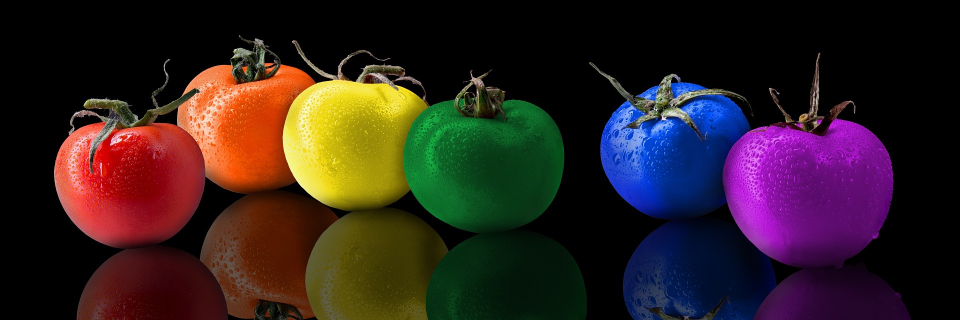
#> input picture images/fruit_1.jpg, 1920 x 640 px (shown at 1/2 size)
$ python transform_1.py
#> lines starting #> are read from the running program, lines starting #| are printed output that depends on the picture
import cv2
import numpy as np

src = cv2.imread("images/fruit_1.jpg", cv2.IMREAD_COLOR)
#> src is the input picture: shape (640, 1920, 3); mean B, G, R 31.7, 32.7, 48.2
height, width, channel = src.shape
#> height = 640; width = 1920; channel = 3
print(src.shape)
#| (640, 1920, 3)

srcPoint = np.array([[300, 200], [400, 200], [500, 500], [200, 500]], dtype=np.float32)
dstPoint = np.array([[0, 0], [width, 0], [width, height], [0, height]], dtype=np.float32)


matrix = cv2.getPerspectiveTransform(srcPoint, dstPoint)
dst = cv2.warpPerspective(src, matrix, (width, height))
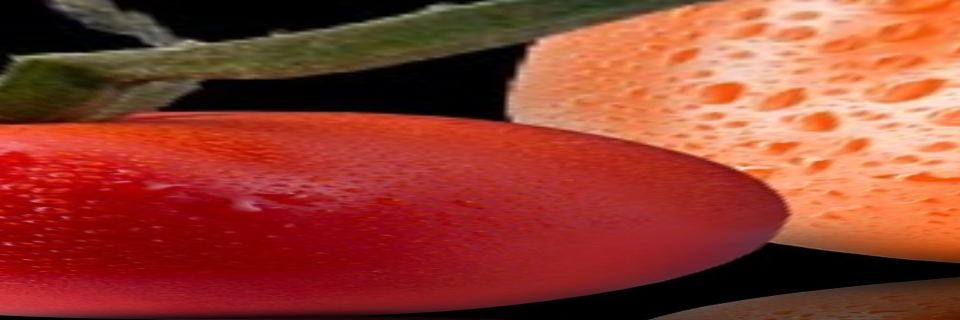
#> dst: shape (640, 1920, 3) (shown at 1/2 size); mean B, G, R 47.6, 62.9, 147.5

dst2 = cv2.resize(dst, dsize=(0, 0), fx=0.5, fy=0.5, interpolation=cv2.INTER_LINEAR)
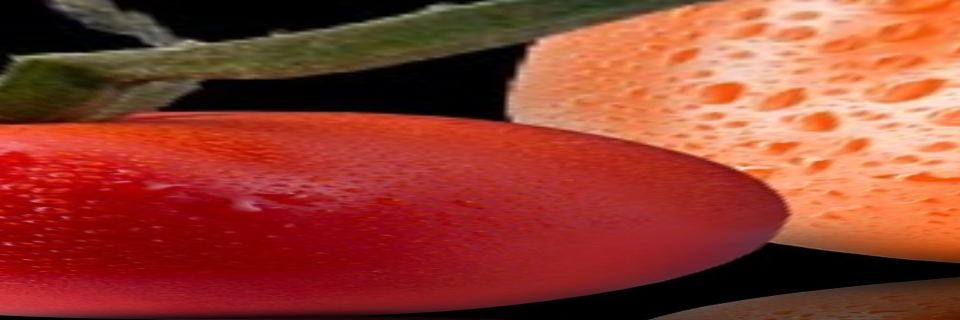
#> dst2: shape (320, 960, 3); mean B, G, R 47.7, 63, 147.6

cv2.imshow("dst2", dst2)
cv2.waitKey()
cv2.destroyAllWindows()

$ run again, with images/ian_n_hyun.jpg copied over images/fruit_1.jpg
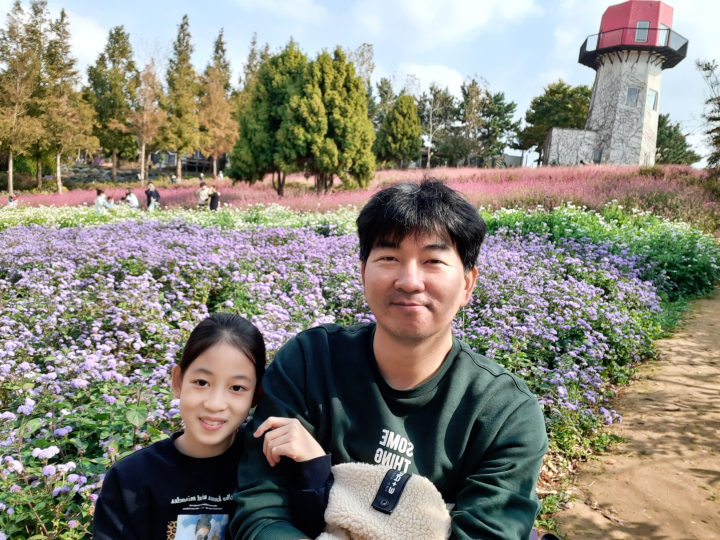
#> input picture images/ian_n_hyun.jpg, 1440 x 1080 px (shown at 1/2 size)
#> src is the input picture: shape (1080, 1440, 3); mean B, G, R 121.7, 134, 136.5
#| (1080, 1440, 3)
#> `dst = cv2.warpPerspective(src, matrix, (width, height))`:
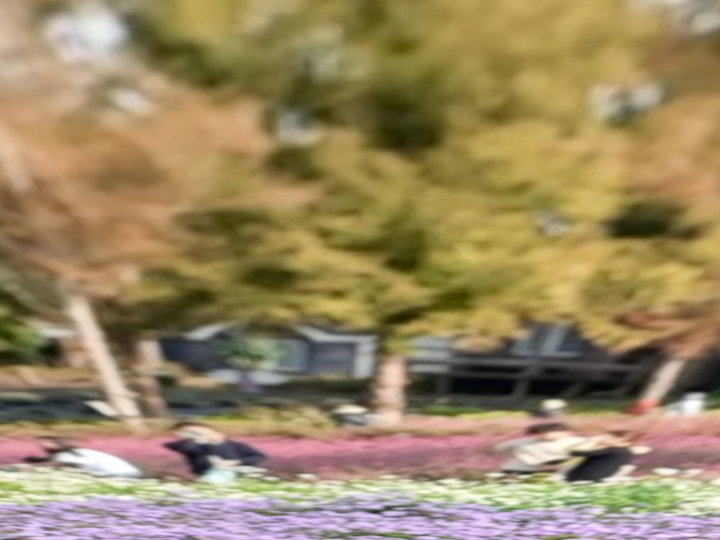
#> dst: shape (1080, 1440, 3) (shown at 1/2 size); mean B, G, R 97.9, 134.7, 153.7
#> `dst2 = cv2.resize(dst, dsize=(0, 0), fx=0.5, fy=0.5, interpolation=cv2..`:
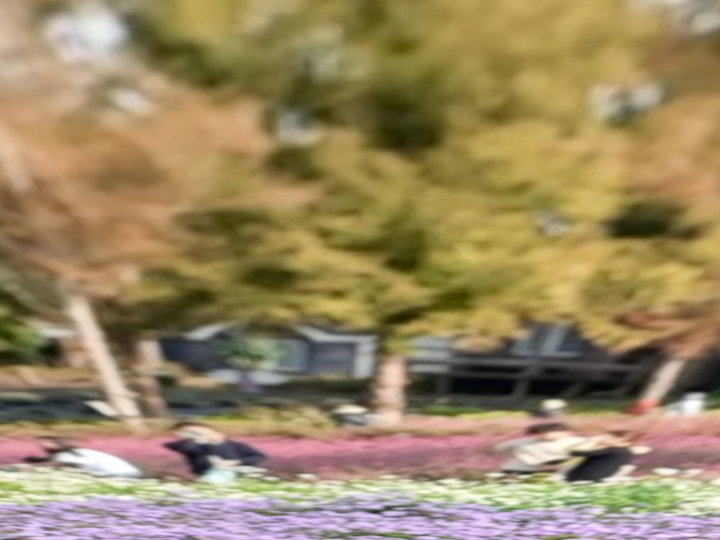
#> dst2: shape (540, 720, 3); mean B, G, R 98.1, 134.9, 153.8
